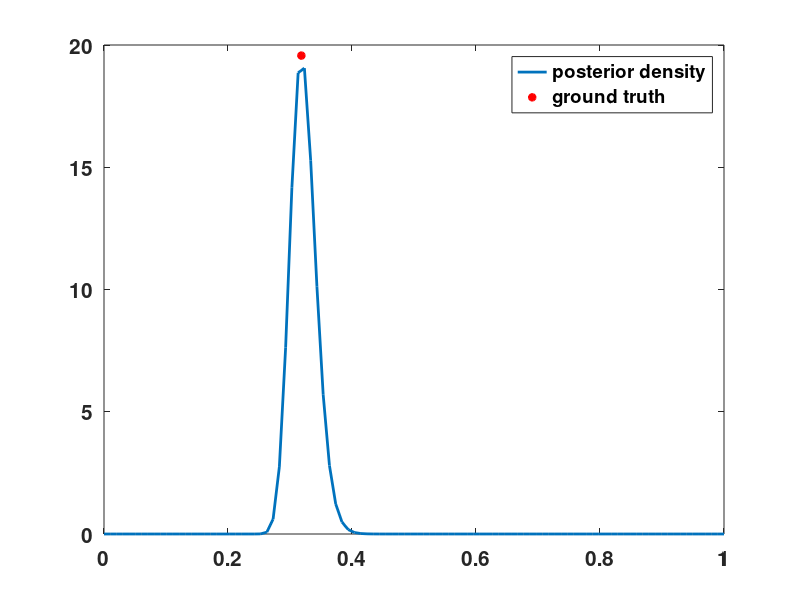
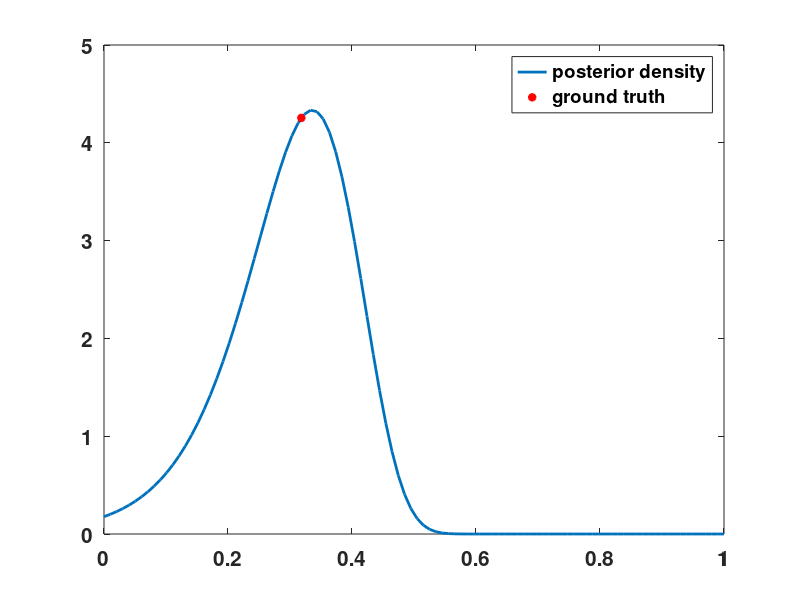

Write the MATLAB code that produced these figures, in order.
% Source localization example, week 8
clear all; close all;
set(0,'DefaultLineLineWidth',2,'DefaultAxesFontSize',[15],...
    'DefaultAxesFontWeight','bold');
format long

%% Form the posterior density using voltage measurements 
% at both end points x = 0 and x = 1
x_ast = 1/pi; % Fix "ground truth", i.e., particle location 
sigma = .2; % Std for noise
v = 1./abs(x_ast-[0,1]); % Measurements at end points
rng(123); % Reproducible experiments
v = v+sigma*randn(1,2); % Add noise to measurements
x = linspace(0,1); % Discretize the unit interval
% Define the (unnormalized) posterior density
p = @(x) (x >= 0 & x <= 1) .* exp(-1/(2*sigma^2)*((v(1)-1./abs(x-0)).^2+ ...
(v(2)-1./abs(x-1)).^2));
P = cumsum(p(x)); % Form (unnormalized) cumulative distribution function
p_int = 1/(length(x)-1)*(.5*p(x(1))+sum(p(x(2:end-1)))+.5*p(x(end))); % Normalization coefficient (trapezoidal rule)
p_normalized = @(x) p(x) / p_int; % Form normalized posterior density
% Visualize the posterior density and the location of the ground truth
figure;
plot(x,p_normalized(x)), hold on;
plot(x_ast,p_normalized(x_ast),'r*')
legend('posterior density','ground truth');
hold off;

%% Form the posterior density using voltage measurements 
% at only one end points x = 1
x_ast = 1/pi; % Fix "ground truth", i.e., particle location 
sigma = .2; % Std for noise
v = 1./abs(x_ast-[1]); % Measurement at one end point
rng(123); % Reproducible experiments
v = v+sigma*randn(1,1); % Add noise to measurements
x = linspace(0,1); % Discretize the unit interval
% Define the (unnormalized) posterior density
p = @(x) (x >= 0 & x <= 1) .* exp(-1/(2*sigma^2)*(v(1)-1./abs(x-1)).^2);
P = cumsum(p(x)); % Form (unnormalized) cumulative distribution function
p_int = 1/(length(x)-1)*(.5*p(x(1))+sum(p(x(2:end-1)))+.5*p(x(end))); % Normalization coefficient (trapezoidal rule)
p_normalized = @(x) p(x) / p_int; % Form normalized posterior density
% Visualize the posterior density and the location of the ground truth
figure;
plot(x,p_normalized(x)), hold on;
plot(x_ast,p_normalized(x_ast),'r*')
legend('posterior density','ground truth');
hold off;